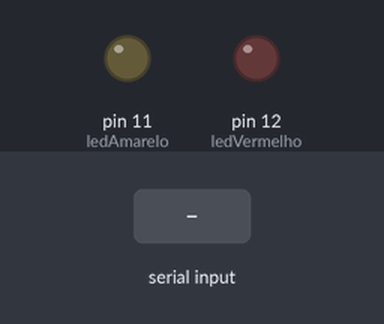
Bench run of a sketch on a simulated Arduino Uno, built with avr-gcc and run on an emulated ATmega328P. On the bench: output pins drawn as LEDs (lit = HIGH). The inputs (shaded band) are chosen by the test bench.

Above: at 1.2 s.
1.3 s: "A" received over Serial
At 2.5 s:
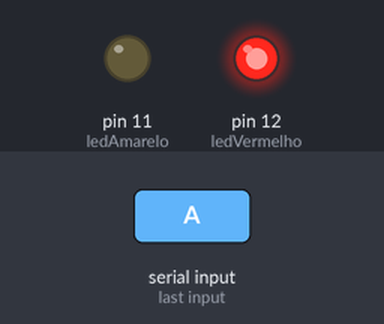
2.8 s: "C" received over Serial
At 3.8 s:
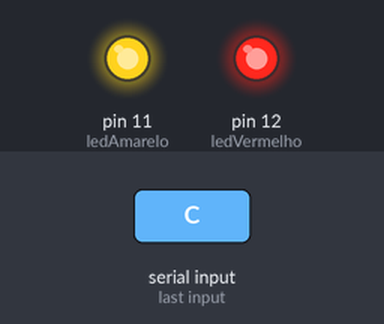
4.3 s: "B" received over Serial
At 5.0 s:
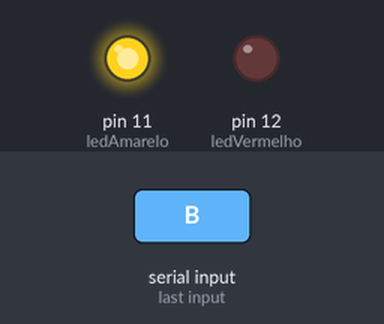
5.8 s: "D" received over Serial
At 6.1 s:
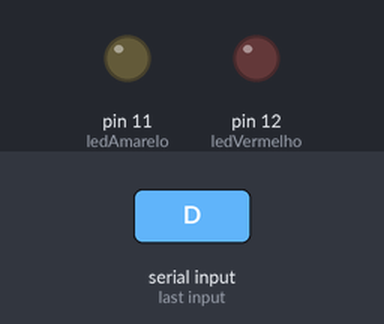
Timing chart, 0 to 8.3 s (numbered marks = the images above; inputs shaded):
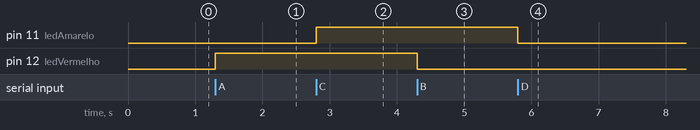

The sketch:

arduino.ino
```cpp
#define ledVermelho 12
#define ledAmarelo 11

void setup()
{
  pinMode(ledVermelho, OUTPUT);
  pinMode(ledAmarelo, OUTPUT);
  Serial.begin(9600);
}

void loop()
{
  if(Serial.available() > 0)
  {
    switch(Serial.read())
    {
      case 'A':
      {
        digitalWrite(ledVermelho, HIGH);
      }
      break;

      case'B':
      {
        digitalWrite(ledVermelho, LOW);
      }
      break;

      case'C':
      {
        digitalWrite(ledAmarelo, HIGH);
      }
      break;

      case'D':
      {
        digitalWrite(ledAmarelo, LOW);
      }
      break;

    }
  }

}
```

Measured:
- after the input at 1.3 s, pin 12 (ledVermelho): LOW → HIGH at once
- after the input at 2.8 s, pin 11 (ledAmarelo): LOW → HIGH at once
- after the input at 4.3 s, pin 12 (ledVermelho): HIGH → LOW at once
- after the input at 5.8 s, pin 11 (ledAmarelo): HIGH → LOW at once
